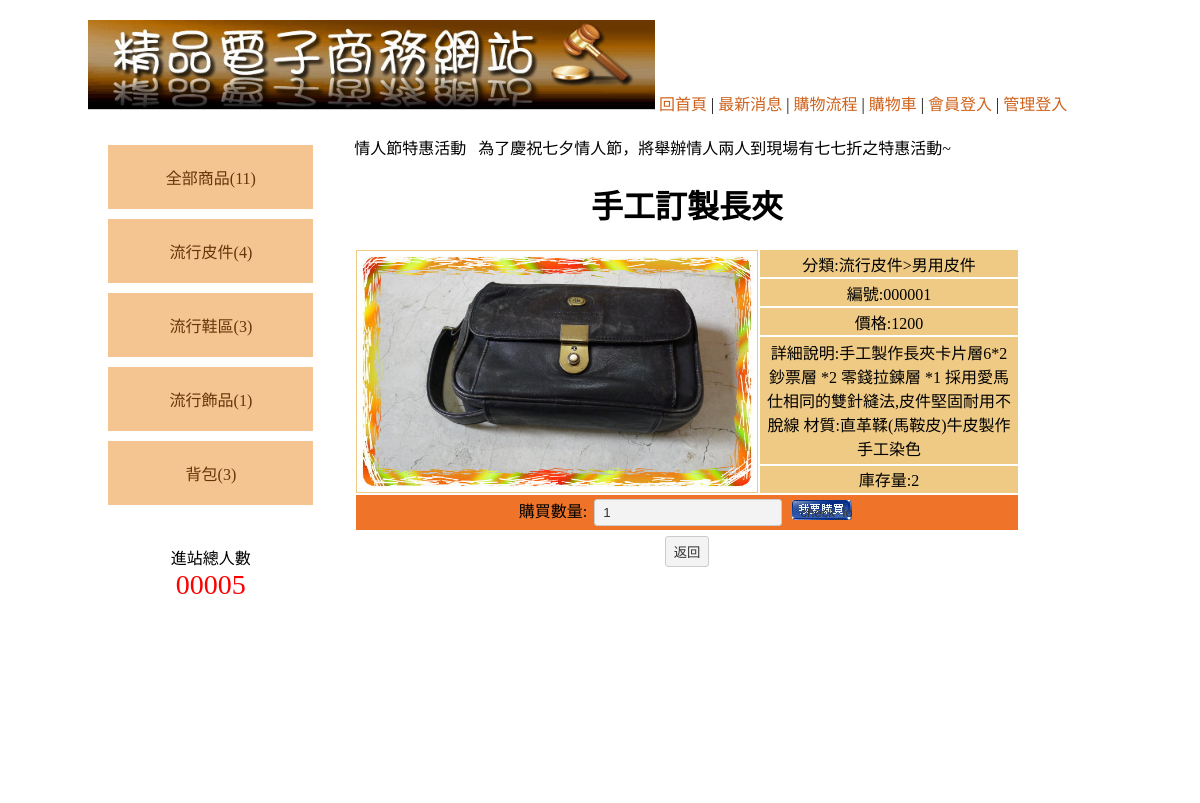
/web04_1/index1.php?do=item_detail&i=1, run on the app's committed database.
### tables this page shows
CREATE TABLE `p_item` (
  `id` int(11) UNSIGNED NOT NULL,
  `c1` int(11) NOT NULL,
  `c2` int(11) NOT NULL,
  `no` text NOT NULL,
  `name` text NOT NULL,
  `type` text NOT NULL,
  `qt` int(11) NOT NULL,
  `price` int(11) NOT NULL,
  `info` text NOT NULL,
  `img` text NOT NULL,
  `sell` int(11) NOT NULL
);

CREATE TABLE `p_cat` (
  `id` int(11) UNSIGNED NOT NULL,
  `name` text NOT NULL,
  `parent` int(11) NOT NULL
);

### web04_1/item_detail.php (the view, shortened to what this page needs)
<?php
  if(isset($_GET['i'])){
    $sql="select * from p_item where id='{$_GET['i']}'";
    $row=$conn->query($sql)->fetch(PDO::FETCH_ASSOC);
  }
?>
<table width="100%" border="0">
<caption><h1><?=$row['name']?></h1></caption>
  <tr>
    <td rowspan="5" class="pp ct">
      <img src="assets/<?=$row['img']?>" width="400">
    </td>
    <td  class="pp ct">分類:<?php echo $cat[$row['c1']-1]['name'].">".$cat[$row['c2']-1]['name']?></td>
  </tr>
  <tr>
    <td class="pp ct">編號:<?=$row['no']?></td>
  </tr>
  <tr>
    <td class="pp ct">價格:<?=$row['price']?></td>
  </tr>
  <tr>
    <td class="pp ct">詳細說明:<?=$row['info']?></td>
  </tr>
  <tr>
    <td class="pp ct">庫存量:<?=$row['qt']?></td>
  </tr>
  <tr>
    <td colspan="2"  class="tt ct">
      <form action="api.php" method="post">
        購買數量:
        <input type="text" name="buy_qty" value="1"/>
        <input type="submit" name="to" value="check_login"
         style="width:60px;height:20px;background-image:url(assets/0402.jpg);border-style: none;">
      </form>
    </td>
  </tr>
    <tr>
    <td colspan="2" align='center'>
      <input type="button" value="返回" onclick='history.go(-1);'>
    </td>
  </tr>
</table>

### web04_1/assets/css.css (style rules this page uses)
body { font-family:"微軟正黑體"; }
.ct { text-align:center; }
.tt { background:#EF7429; }
.pp { background:#EFCA85; }
input[type=text],input[type=password],input[type=submit],button,.button,input[type=reset],input[type=button],select，textarea,input[type=number] { background:#F3F3F3; border:#CCC 1px solid; border-radius:3px; padding:5px 8px 5px 8px; text-decoration:none; margin:3px; color:#333; }
input[type=text],input[type=password] { width:170px; }

### data on the page
p_item: name "手工訂製長夾", img (picture), c1.name "流行皮件", c2.name "男用皮件", no "000001", price "1200", info "手工製作長夾卡片層6*2 鈔票層 *2 零錢拉鍊層 *1 採用愛馬仕相同的雙針縫法,皮件堅固耐用不脫線 材質:直革鞣(馬鞍皮)牛皮製作 手工染色", qt "2"

### other printed values
$allCount "11"
$cat[$row1['c1']-1]['name'] "流行皮件"
$row1['cc1'] "4"
$cat[$row1['c1']-1]['name'] "流行鞋區"
$row1['cc1'] "3"
$cat[$row1['c1']-1]['name'] "流行飾品"
$row1['cc1'] "1"
$cat[$row1['c1']-1]['name'] "背包"
